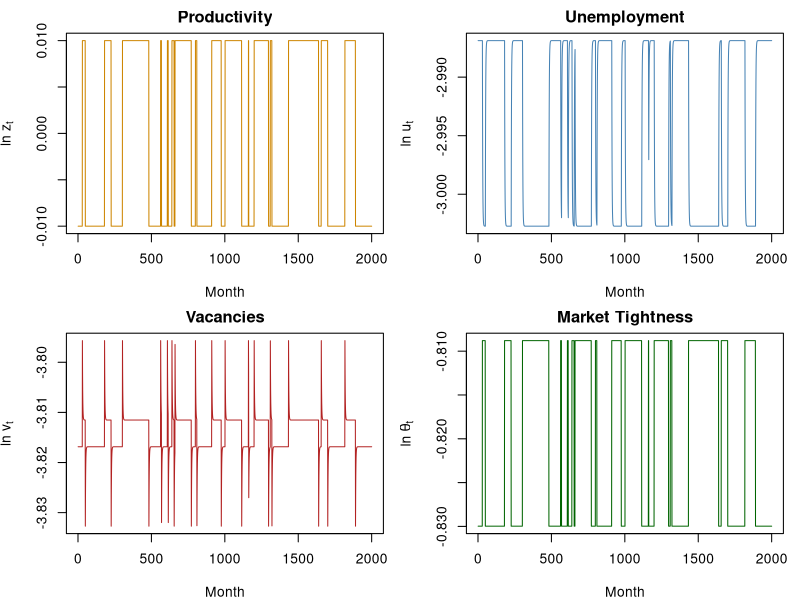

R code for this plot:
library(nleqslv)

# ── Parameters ──
beta  <- 0.96^(1/12)
s     <- 0.02
b_bar     <- 0.95
gamma <- 0.5
iota  <- 1.6
cc    <- 0.101        # vacancy posting cost (avoid masking base c())
pi_z  <- 0.985         # persistence of Markov chain
z_h   <- exp(0.01)
z_l   <- exp(-0.01)

# ── Solve for theta(z_h), theta(z_l), J(z_h), J(z_l) ──
equations <- function(x) {
  th_h <- x[1]; th_l <- x[2]; Jh <- x[3]; Jl <- x[4]
  eq1 <- (cc / beta) * (1 + th_h^iota)^(1/iota) - (pi_z * Jh + (1 - pi_z) * Jl)
  eq2 <- (cc / beta) * (1 + th_l^iota)^(1/iota) - (pi_z * Jl + (1 - pi_z) * Jh)
  eq3 <- Jh - ((1 - gamma) * (1 - b_bar)*z_h - gamma * cc * th_h + beta * (1 - s) * (pi_z * Jh + (1 - pi_z) * Jl))
  eq4 <- Jl - ((1 - gamma) * (1 - b_bar)*z_l - gamma * cc * th_l + beta * (1 - s) * (pi_z * Jl + (1 - pi_z) * Jh))
  c(eq1, eq2, eq3, eq4)
}

sol <- nleqslv(c(0.5, 0.3, 10, 8), equations)
theta_h <- sol$x[1]; theta_l <- sol$x[2]

cat(sprintf("theta(z_h) = %.6f\n", theta_h))
cat(sprintf("theta(z_l) = %.6f\n", theta_l))

# ── Matching function helpers ──
# f(theta) = theta / (1 + theta^iota)^(1/iota)
f_theta <- function(theta) {
  theta / (1 + theta^iota)^(1/iota)
}

# ── Simulate ──
set.seed(42)
T_sim   <- 2000
T_burn  <- 1000          # burn-in to remove dependence on initial conditions
T_total <- T_burn + T_sim

# Simulate Markov chain for z: states 1 = z_h, 2 = z_l
z_idx    <- integer(T_total)
z_idx[1] <- 1           # start in high state
for (t in 2:T_total) {
  if (runif(1) < pi_z) {
    z_idx[t] <- z_idx[t - 1]           # stay
  } else {
    z_idx[t] <- 3 - z_idx[t - 1]       # switch
  }
}

# Map z index to theta values
theta_vec <- ifelse(z_idx == 1, theta_h, theta_l)
z_vec     <- ifelse(z_idx == 1, z_h, z_l)

# Unemployment dynamics: u_{t+1} = u_t + s(1-u_t) - f(theta_t)*u_t
u_vec    <- numeric(T_total)
u_vec[1] <- 0.05        # steady-state initial value
for (t in 1:(T_total - 1)) {
  u_vec[t + 1] <- u_vec[t] + s * (1 - u_vec[t]) - f_theta(theta_vec[t]) * u_vec[t]
}

# Vacancies: v_t = theta_t * u_t
v_vec <- theta_vec * u_vec

# ── Drop burn-in ──
idx       <- (T_burn + 1):T_total
log_z     <- log(z_vec[idx])
log_u     <- log(u_vec[idx])
log_v     <- log(v_vec[idx])
log_theta <- log(theta_vec[idx])

# ── Standard deviations ──
cat(sprintf("\nStd dev of log(z_t)     = %.6f\n", sd(log_z)))
cat(sprintf("Std dev of log(u_t)     = %.6f\n", sd(log_u)))
cat(sprintf("Std dev of log(v_t)     = %.6f\n", sd(log_v)))
cat(sprintf("Std dev of log(theta_t) = %.6f\n", sd(log_theta)))

# ── Plot: 4 panels (2x2) ──
tt <- 1:T_sim


figname <- "Q3/Figures/plot_q3_part5_sim.pdf"
pdf(figname, width = 9, height = 7)
par(mfrow = c(2, 2), mar = c(4, 4, 2, 1))

plot(tt, log_z, type = "l", col = "orange3",
     xlab = "Month", ylab = expression(ln~z[t]), main = "Productivity")

plot(tt, log_u, type = "l", col = "steelblue",
     xlab = "Month", ylab = expression(ln~u[t]), main = "Unemployment")

plot(tt, log_v, type = "l", col = "firebrick",
     xlab = "Month", ylab = expression(ln~v[t]), main = "Vacancies")

plot(tt, log_theta, type = "l", col = "darkgreen",
     xlab = "Month", ylab = expression(ln~theta[t]), main = "Market Tightness")

dev.off()
cat("\nPlot saved to Q3/Figures/plot_q3_part5_sim.pdf\n")
